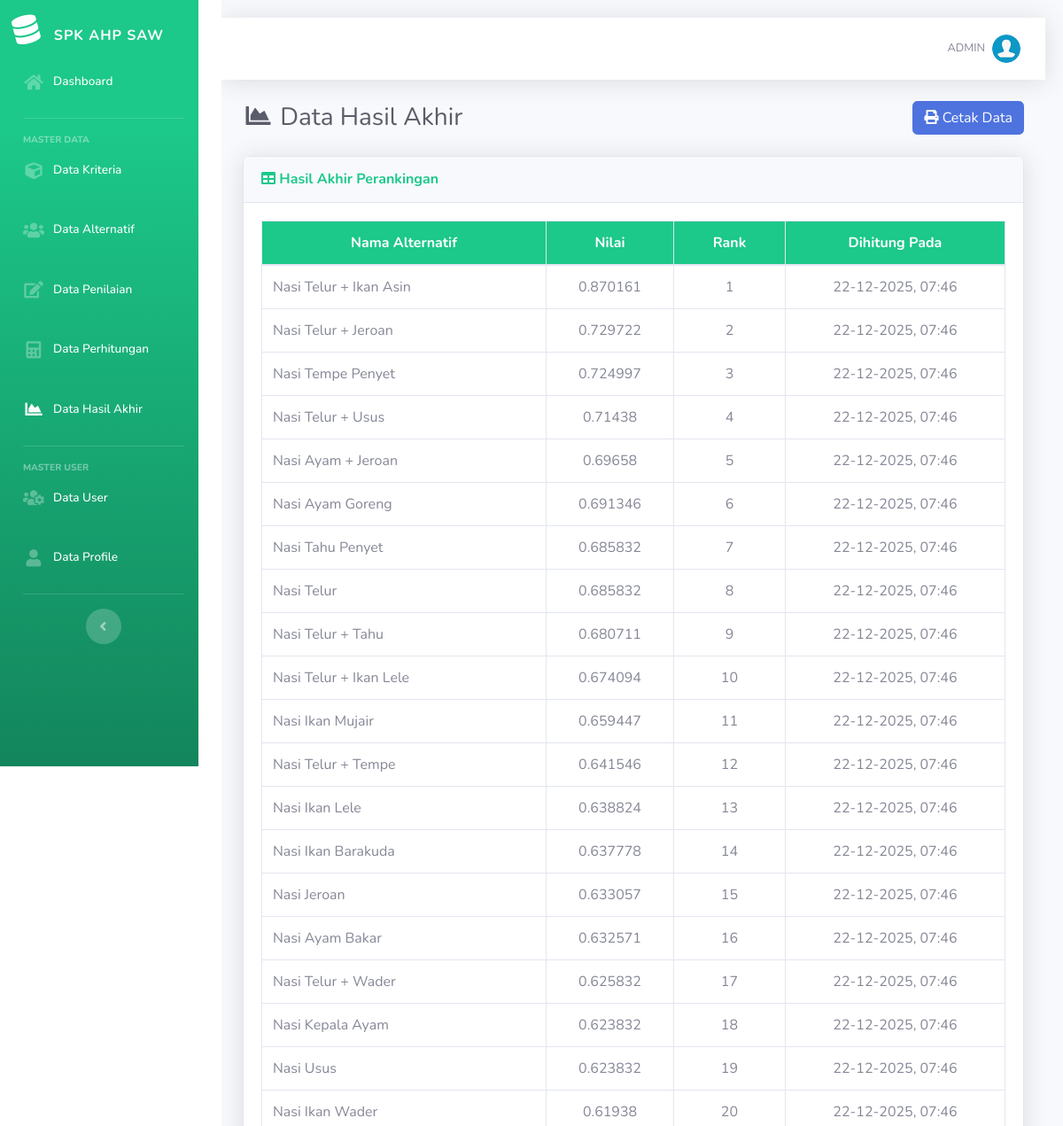
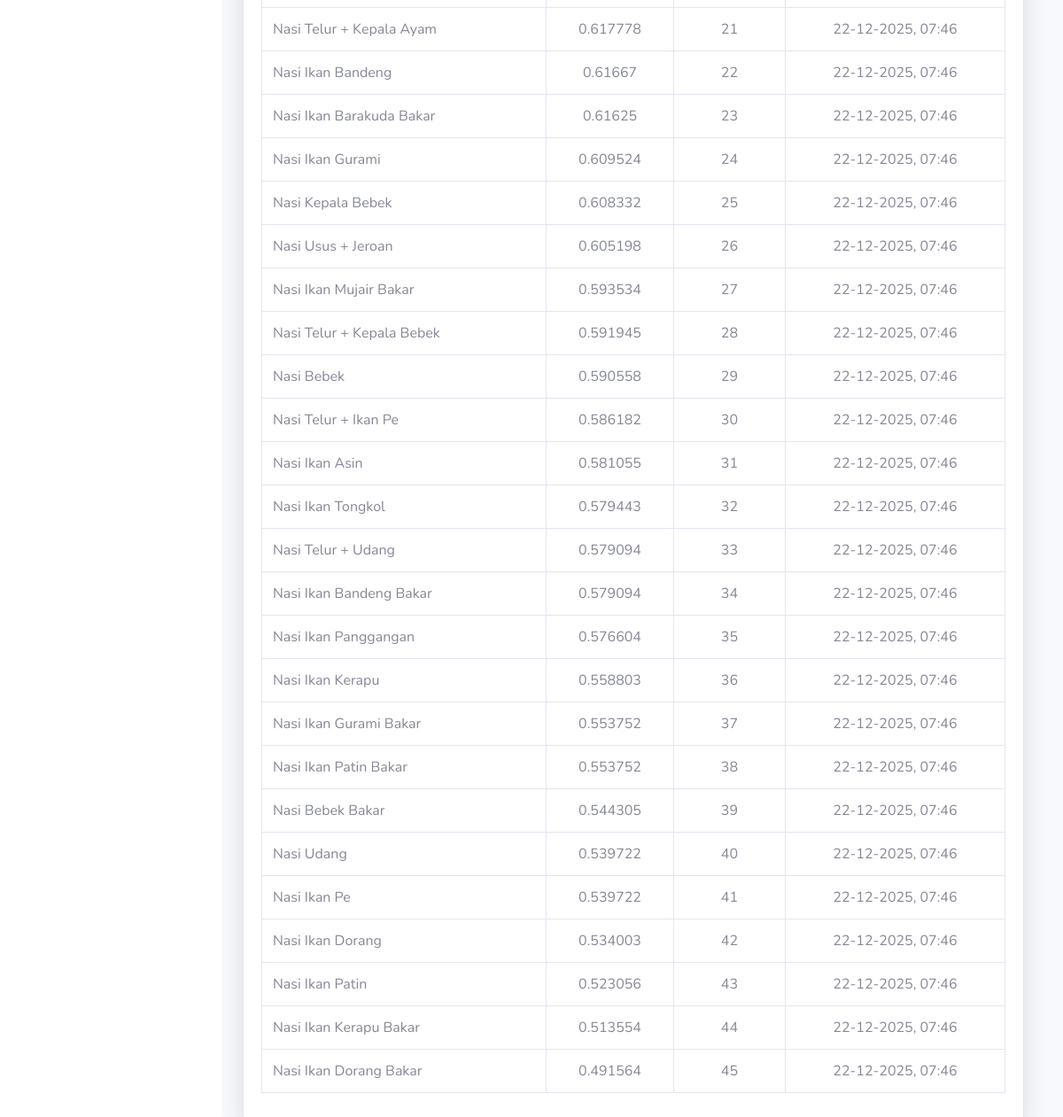
Page /hasil.php (signed in) on the committed database (2 pictures, top to bottom).
### tables this page shows
CREATE TABLE `hasil` (
  `id_hasil` int(11) NOT NULL,
  `id_alternatif` int(11) NOT NULL,
  `nilai` float NOT NULL,
  `created_at` datetime NOT NULL
);

CREATE TABLE `alternatif` (
  `id_alternatif` int(11) NOT NULL,
  `nama` varchar(100) NOT NULL,
  `created_at` datetime NOT NULL
);

### hasil.php (the view, shortened to what this page needs)
<?php
require_once('includes/init.php');
$page = "Hasil";
require_once('template/header.php');
?>
<div class="d-sm-flex align-items-center justify-content-between mb-4">
    <h1 class="h3 mb-0 text-gray-800"><i class="fas fa-fw fa-chart-area"></i> Data Hasil Akhir</h1>
	<a href="cetak.php" target="_blank" class="btn btn-primary"> <i class="fa fa-print"></i> Cetak Data </a>
</div>
<div class="card shadow mb-4">
    <div class="card-header py-3">
        <h6 class="m-0 font-weight-bold text-success"><i class="fa fa-table"></i> Hasil Akhir Perankingan</h6>
    </div>
    <div class="card-body">
		<div class="table-responsive">
			<table class="table table-bordered" width="100%" cellspacing="0">
				<thead class="bg-success text-white">
					<tr align="center">
						<th>Nama Alternatif</th>
						<th>Nilai</th>
						<th width="15%">Rank</th>
						<th>Dihitung Pada</th>
				</thead>
				<tbody>
					<?php
						$no=0;
						$query = mysqli_query($koneksi,"SELECT *, hasil.created_at AS dihitung_pada FROM hasil JOIN alternatif ON hasil.id_alternatif=alternatif.id_alternatif ORDER BY hasil.nilai DESC");
						while($data = mysqli_fetch_array($query)){
						$no++;
					?>
					<tr align="center">
						<td align="left"><?= $data['nama'] ?></td>
						<td><?= $data['nilai'] ?></td>
						<td><?= $no; ?></td>
						<td><?= date('d-m-Y, H:i', strtotime($data['dihitung_pada'])); ?></td>
					</tr>
					<?php
						}
					?>
				</tbody>
			</table>
		</div>
	</div>
</div>
<?php
require_once('template/footer.php');
?>

### template/header.php (shortened to what this page needs)
<!DOCTYPE html>
<html lang="en">
<head>
  <link href="assets/vendor/fontawesome-free/css/all.min.css" rel="stylesheet" type="text/css">
  <link href="assets/css/sb-admin-2.min.css" rel="stylesheet">
  <link href="assets/vendor/datatables/dataTables.bootstrap4.min.css" rel="stylesheet">
</head>
<body id="page-top">
  <div id="wrapper">
    <ul class="navbar-nav bg-gradient-success sidebar sidebar-dark accordion" id="accordionSidebar">
      <a class="sidebar-brand d-flex align-items-center justify-content-center-fixed" href="index.php">
        <div class="sidebar-brand-icon rotate-n-15">
          <i class="fas fa-database"></i>
        </div>
        <div class="sidebar-brand-text mx-3">SPK AHP SAW</div>
      </a>
      <li class="nav-item <?php if ($page == "Dashboard") {
        echo "active";
      } ?>">
        <a class="nav-link" href="index.php">
          <i class="fas fa-fw fa-home"></i>
          <span>Dashboard</span></a>
      </li>
      <hr class="sidebar-divider">
      <div class="sidebar-heading">
        Master Data
      </div>
      <li class="nav-item <?php if ($page == "Kriteria") {
        echo "active";
      } ?>">
        <a class="nav-link" href="list-kriteria.php">
          <i class="fas fa-fw fa-cube"></i>
          <span>Data Kriteria</span></a>
      </li>
      <li class="nav-item <?php if ($page == "Alternatif") {
        echo "active";
      } ?>">
        <a class="nav-link" href="list-alternatif.php">
          <i class="fas fa-fw fa-users"></i>
          <span>Data Alternatif</span></a>
      </li>
      <li class="nav-item <?php if ($page == "Penilaian") {
        echo "active";
      } ?>">
        <a class="nav-link" href="list-penilaian.php">
          <i class="fas fa-fw fa-edit"></i>
          <span>Data Penilaian</span></a>
      </li>
      <li class="nav-item <?php if ($page == "Perhitungan") {
        echo "active";
      } ?>">
        <a class="nav-link" href="perhitungan.php">
          <i class="fas fa-fw fa-calculator"></i>
          <span>Data Perhitungan</span></a>
      </li>
      <li class="nav-item <?php if ($page == "Hasil") {
        echo "active";
      } ?>">
        <a class="nav-link" href="hasil.php">
          <i class="fas fa-fw fa-chart-area"></i>
          <span>Data Hasil Akhir</span></a>
      </li>
      <hr class="sidebar-divider">
      <div class="sidebar-heading">
        Master User
      </div>
      <li class="nav-item <?php if ($page == "User") {
        echo "active";
      } ?>">
        <a class="nav-link" href="list-user.php">
          <i class="fas fa-fw fa-users-cog"></i>
          <span>Data User</span></a>
      </li>
      <li class="nav-item <?php if ($page == "Profile") {
        echo "active";
      } ?>">
        <a class="nav-link" href="list-profile.php">
          <i class="fas fa-fw fa-user"></i>
          <span>Data Profile</span></a>
      </li>
      <hr class="sidebar-divider d-none d-md-block">
      <div class="text-center d-none d-md-inline">
        <button class="rounded-circle border-0" id="sidebarToggle"></button>
      </div>
    </ul>
    <div id="content-wrapper" class="d-flex flex-column">
      <div id="content">
        <nav class="navbar navbar-expand navbar-light bg-white topbar mb-4 static-top shadow">
          <ul class="navbar-nav ml-auto">
            <li class="nav-item dropdown no-arrow">
              <a class="nav-link dropdown-toggle" href="#" id="userDropdown" role="button" data-toggle="dropdown"
                aria-haspopup="true" aria-expanded="false">
                <span class="text-uppercase mr-2 d-none d-lg-inline text-gray-600 small">
                  <?php
                  echo $_SESSION['username'];
                  ?>
                </span>
                <img class="img-profile rounded-circle" src="assets/img/user.png">
              </a>
            </li>
          </ul>
        </nav>
        <div class="container-fluid">

### template/footer.php (shortened to what this page needs)
</div>
</div>
</div>
</body>
</html>

### template/header.php (style rules this page uses)
.sidebar .sidebar-brand { height: 4.375rem; text-decoration: none; font-size: 1rem; font-weight: 800; padding: 1.5rem 1rem; text-align: center; text-transform: uppercase; letter-spacing: 0.05rem; z-index: 1; }
.sidebar-brand { position: fixed; top: 0; left: 0; width: 224px; background-color: #1cc88a; z-index: 1000; padding-top: 10px; padding-bottom: 20px; overflow: hidden; text-align: center; border-bottom: 1px solid #1cc88a; }
.sidebar-brand .sidebar-brand-icon { font-size: 2rem; color: #fff; }
.sidebar-brand .sidebar-brand-text { font-size: 1rem; color: #fff; font-weight: bold; letter-spacing: 1px; margin-top: 10px; }
#accordionSidebar { position: fixed; top: 65px; left: 0; height: calc(100vh - 80px); width: 250px; background-color: #1cc88a; z-index: 999; overflow-y: auto; padding-top: 0; padding-left: 10px; }
#accordionSidebar .nav-item { margin-bottom: 15px; }
#accordionSidebar .nav-link { font-size: 1rem; color: #fff; font-weight: 500; text-transform: capitalize; display: flex; align-items: center; }
#accordionSidebar .nav-link i { margin-right: 10px; font-size: 1.2rem; }
#content-wrapper { margin-left: 250px; padding-top: 20px; padding-right: 20px; background-color: #f8f9fc; min-height: 100vh; }

### rows in the picture
hasil: id_alternatif.nama "Nasi Telur + Ikan Asin", nilai "0.870161", created_at "22-12-2025, 07:46"
hasil: id_alternatif.nama "Nasi Telur + Jeroan", nilai "0.729722", created_at "22-12-2025, 07:46"
hasil: id_alternatif.nama "Nasi Tempe Penyet", nilai "0.724997", created_at "22-12-2025, 07:46"
hasil: id_alternatif.nama "Nasi Telur + Usus", nilai "0.71438", created_at "22-12-2025, 07:46"
hasil: id_alternatif.nama "Nasi Ayam + Jeroan", nilai "0.69658", created_at "22-12-2025, 07:46"
hasil: id_alternatif.nama "Nasi Ayam Goreng", nilai "0.691346", created_at "22-12-2025, 07:46"
hasil: id_alternatif.nama "Nasi Tahu Penyet", nilai "0.685832", created_at "22-12-2025, 07:46"
hasil: id_alternatif.nama "Nasi Telur", nilai "0.685832", created_at "22-12-2025, 07:46"
hasil: id_alternatif.nama "Nasi Telur + Tahu", nilai "0.680711", created_at "22-12-2025, 07:46"
hasil: id_alternatif.nama "Nasi Telur + Ikan Lele", nilai "0.674094", created_at "22-12-2025, 07:46"
hasil: id_alternatif.nama "Nasi Ikan Mujair", nilai "0.659447", created_at "22-12-2025, 07:46"
hasil: id_alternatif.nama "Nasi Telur + Tempe", nilai "0.641546", created_at "22-12-2025, 07:46"
hasil: id_alternatif.nama "Nasi Ikan Lele", nilai "0.638824", created_at "22-12-2025, 07:46"
hasil: id_alternatif.nama "Nasi Ikan Barakuda", nilai "0.637778", created_at "22-12-2025, 07:46"
hasil: id_alternatif.nama "Nasi Jeroan", nilai "0.633057", created_at "22-12-2025, 07:46"
hasil: id_alternatif.nama "Nasi Ayam Bakar", nilai "0.632571", created_at "22-12-2025, 07:46"
hasil: id_alternatif.nama "Nasi Telur + Wader", nilai "0.625832", created_at "22-12-2025, 07:46"
hasil: id_alternatif.nama "Nasi Kepala Ayam", nilai "0.623832", created_at "22-12-2025, 07:46"
hasil: id_alternatif.nama "Nasi Usus", nilai "0.623832", created_at "22-12-2025, 07:46"
hasil: id_alternatif.nama "Nasi Ikan Wader", nilai "0.61938", created_at "22-12-2025, 07:46"
hasil: id_alternatif.nama "Nasi Telur + Kepala Ayam", nilai "0.617778", created_at "22-12-2025, 07:46"
hasil: id_alternatif.nama "Nasi Ikan Bandeng", nilai "0.61667", created_at "22-12-2025, 07:46"
hasil: id_alternatif.nama "Nasi Ikan Barakuda Bakar", nilai "0.61625", created_at "22-12-2025, 07:46"
hasil: id_alternatif.nama "Nasi Ikan Gurami", nilai "0.609524", created_at "22-12-2025, 07:46"
hasil: id_alternatif.nama "Nasi Kepala Bebek", nilai "0.608332", created_at "22-12-2025, 07:46"
hasil: id_alternatif.nama "Nasi Usus + Jeroan", nilai "0.605198", created_at "22-12-2025, 07:46"
hasil: id_alternatif.nama "Nasi Ikan Mujair Bakar", nilai "0.593534", created_at "22-12-2025, 07:46"
hasil: id_alternatif.nama "Nasi Telur + Kepala Bebek", nilai "0.591945", created_at "22-12-2025, 07:46"
hasil: id_alternatif.nama "Nasi Bebek", nilai "0.590558", created_at "22-12-2025, 07:46"
hasil: id_alternatif.nama "Nasi Telur + Ikan Pe", nilai "0.586182", created_at "22-12-2025, 07:46"
hasil: id_alternatif.nama "Nasi Ikan Asin", nilai "0.581055", created_at "22-12-2025, 07:46"
hasil: id_alternatif.nama "Nasi Ikan Tongkol", nilai "0.579443", created_at "22-12-2025, 07:46"
hasil: id_alternatif.nama "Nasi Telur + Udang", nilai "0.579094", created_at "22-12-2025, 07:46"
hasil: id_alternatif.nama "Nasi Ikan Bandeng Bakar", nilai "0.579094", created_at "22-12-2025, 07:46"
hasil: id_alternatif.nama "Nasi Ikan Panggangan", nilai "0.576604", created_at "22-12-2025, 07:46"
hasil: id_alternatif.nama "Nasi Ikan Kerapu", nilai "0.558803", created_at "22-12-2025, 07:46"
hasil: id_alternatif.nama "Nasi Ikan Gurami Bakar", nilai "0.553752", created_at "22-12-2025, 07:46"
hasil: id_alternatif.nama "Nasi Ikan Patin Bakar", nilai "0.553752", created_at "22-12-2025, 07:46"
hasil: id_alternatif.nama "Nasi Bebek Bakar", nilai "0.544305", created_at "22-12-2025, 07:46"
hasil: id_alternatif.nama "Nasi Udang", nilai "0.539722", created_at "22-12-2025, 07:46"
hasil: id_alternatif.nama "Nasi Ikan Pe", nilai "0.539722", created_at "22-12-2025, 07:46"
hasil: id_alternatif.nama "Nasi Ikan Dorang", nilai "0.534003", created_at "22-12-2025, 07:46"
hasil: id_alternatif.nama "Nasi Ikan Patin", nilai "0.523056", created_at "22-12-2025, 07:46"
hasil: id_alternatif.nama "Nasi Ikan Kerapu Bakar", nilai "0.513554", created_at "22-12-2025, 07:46"
hasil: id_alternatif.nama "Nasi Ikan Dorang Bakar", nilai "0.491564", created_at "22-12-2025, 07:46"

### other values in the picture
$_SESSION['username'] "ADMIN"
